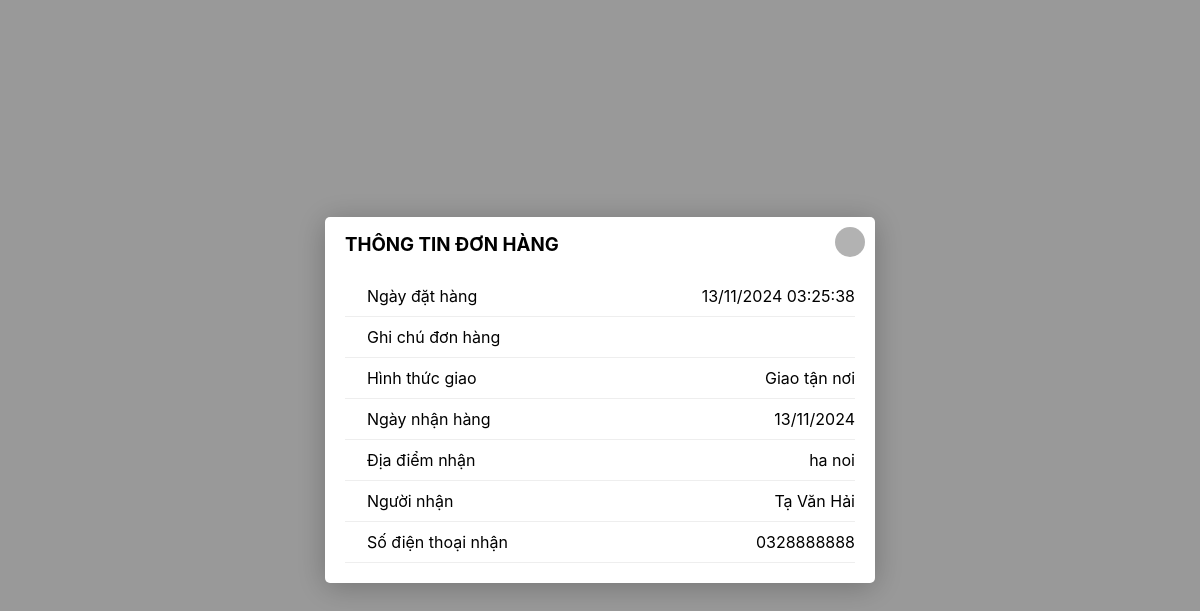
The page /order_d.php?order_id=33 (signed in) on the database its author committed.
### tables this page shows
CREATE TABLE `order` (
  `OrderID` int(11) NOT NULL,
  `UserID` int(11) NOT NULL,
  `NameOder` varchar(100) NOT NULL,
  `PhoneOder` varchar(50) NOT NULL,
  `AddressOder` varchar(100) NOT NULL,
  `Note` varchar(250) DEFAULT NULL,
  `Total` int(11) NOT NULL,
  `CreatTime` int(11) NOT NULL,
  `LastUpdate` int(11) NOT NULL,
  `Status` varchar(20) NOT NULL
);

### order_d.php (the view, shortened to what this page needs)
<?php
include './connect_db.php';
$order_id = $_GET['order_id'];
$sql_order_details = "SELECT o.CreatTime, o.LastUpdate, o.Note, o.AddressOder, o.NameOder, o.PhoneOder, o.Status
                      FROM `order` o
                      WHERE o.OrderID = $order_id";
$result_details = $con->query($sql_order_details);
if ($result_details->num_rows > 0) {
    $order = $result_details->fetch_assoc();
?>
<!DOCTYPE html>
<html lang="en">
<head>
    <link rel="stylesheet" href="./assets/css/main.css">
    <link rel="stylesheet" href="./assets/css/home-responsive.css">
    <link rel="stylesheet" href="./assets/css/toast-message.css">
    <link rel="stylesheet" href="./assets/font/font-awesome-pro-v6-6.2.0/css/all.min.css"/>
</head>
<body>
    <div class="modal detail-order open">
        <div class="modal-container mdl-cnt">
            <h3 class="modal-container-title">Thông tin đơn hàng</h3>
            <button class="form-close" onclick="window.history.back();"><i class="fa-regular fa-xmark"></i></button>
            <div class="detail-order-content">
                <ul class="detail-order-group">
                    <li class="detail-order-item">
                        <span class="detail-order-item-left"><i class="fa-light fa-calendar-days"></i> Ngày đặt hàng</span>
                        <span class="detail-order-item-right"><?php echo date("d/m/Y H:i:s", $order['CreatTime']); ?></span>
                    </li>
                    <li class="detail-order-item">
                        <span class="detail-order-item-left"><i class="fa-light fa-pencil"></i> Ghi chú đơn hàng</span>
                    </li>
                    <li class="detail-order-item">
                        <span class="detail-order-item-left"><i class="fa-light fa-truck"></i> Hình thức giao</span>
                        <span class="detail-order-item-right">Giao tận nơi</span>
                    </li>
                    <li class="detail-order-item">
                        <span class="detail-order-item-left"><i class="fa-light fa-clock"></i> Ngày nhận hàng</span>
                        <?php if ($order['Status'] == 1): ?>
                            <span class="detail-order-item-right"><?php echo date("d/m/Y", $order['LastUpdate']); ?></span>
                        <?php else: ?>
                            <span class="detail-order-item-right"><?php echo date("d/m/Y H:i:s", $order['LastUpdate']); ?></span>
                        <?php endif; ?>
                    </li>
                    <li class="detail-order-item">
                        <span class="detail-order-item-left"><i class="fa-light fa-location-dot"></i> Địa điểm nhận</span>
                        <span class="detail-order-item-right"><?php echo $order['AddressOder']; ?></span>
                    </li>
                    <li class="detail-order-item">
                        <span class="detail-order-item-left"><i class="fa-thin fa-person"></i> Người nhận</span>
                        <span class="detail-order-item-right"><?php echo $order['NameOder']; ?></span>
                    </li>
                    <li class="detail-order-item">
                        <span class="detail-order-item-left"><i class="fa-light fa-phone"></i> Số điện thoại nhận</span>
                        <span class="detail-order-item-right"><?php echo $order['PhoneOder']; ?></span>
                    </li>
                </ul>
            </div>
        </div>
    </div>
<?php } else {
    echo "<p>Không tìm thấy chi tiết đơn hàng.</p>";
} ?>
</body>
</html>

### assets/css/main.css (style rules this page uses)
:root { --white: #fff; --black: #000; --text-color: #333; --red: #B5292F; }
ul, li { list-style: none; padding: 0; }
* { padding: 0; margin: 0; box-sizing: border-box; }
html { scroll-behavior: smooth; }
body { background-color: #fff; position: relative; }
body,input,button,textarea,pre { font-family: SFProDisplay, sans-serif; -webkit-tap-highlight-color: rgba(0, 0, 0, 0) }
.modal { background-color: rgba(0, 0, 0, .4); position: fixed; top: 0; right: 0; left: 0; bottom: 0; display: flex; justify-content: center; align-items: center; opacity: 0; pointer-events: none; transition: opacity 0.3s ease; z-index: 16; }
.modal.open { pointer-events: auto; opacity: 1; }
.modal.open .modal-container { transform: scale(1); }
.modal-container { background-color: var(--white); max-height: calc(100vh - 60px); box-shadow: 0px 4px 30px rgb(0 0 0 / 25%); border-radius: 5px; overflow: hidden; overflow-y: scroll; overflow-y: overlay; position: relative; transform: scale(0.8); transition: 0.3s ease; }
.detail-order .modal-container { width: 550px; }
.detail-order-content { padding: 20px }
.form-close { background-color: rgba(0, 0, 0, .3); height: 30px; width: 30px; line-height: 29px; position: absolute; right: 10px; top: 10px; z-index: 2; border-radius: 50%; border: none; outline: none; color: var(--white); cursor: pointer; }
.modal-container-title { display: inline-block; margin-top: 16px; margin-left: 20px; text-transform: uppercase; }
.detail-order-item { display: flex; justify-content: space-between; border-bottom: 1px solid #eee; padding: 10px 0; }
.detail-order-item-left { width: 40%; }
.detail-order-item-right { white-space: nowrap; overflow: hidden; text-overflow: ellipsis; }
.detail-order-item i { color: var(--red); margin-right: 5px; }

### rows shown on the page
order: CreatTime "13/11/2024 03:25:38", LastUpdate "13/11/2024", AddressOder "ha noi", NameOder "Tạ Văn Hải", PhoneOder "0328888888"
